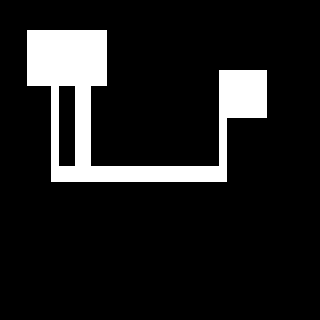

Rendered tile map (Tiled .tmx) drawn with the repository's tilesets; below, a short description and the full map source, tile grids included:
An orthogonal 40x40 tile map with 8x8 px tiles, 1 tile layer (Tile Layer 1).

<map version="1.0" tiledversion="1.0.2" orientation="orthogonal" renderorder="right-down" width="40" height="40" tilewidth="8" tileheight="8" nextobjectid="1">
 <tileset firstgid="1" source="LUMI tileset bw.tsx" />
 <layer name="Tile Layer 1" width="40" height="40" offsetx="3.66667" offsety="6.66667">
  <data encoding="csv">
1,1,1,1,1,1,1,1,1,1,1,1,1,1,1,1,1,1,1,1,1,1,1,1,1,1,1,1,1,1,1,1,1,1,1,1,1,1,1,1,
1,1,1,1,1,1,1,1,1,1,1,1,1,1,1,1,1,1,1,1,1,1,1,1,1,1,1,1,1,1,1,1,1,1,1,1,1,1,1,1,
1,1,1,1,1,1,1,1,1,1,1,1,1,1,1,1,1,1,1,1,1,1,1,1,1,1,1,1,1,1,1,1,1,1,1,1,1,1,1,1,
1,1,1,2,2,2,2,2,2,2,2,2,2,1,1,1,1,1,1,1,1,1,1,1,1,1,1,1,1,1,1,1,1,1,1,1,1,1,1,1,
1,1,1,2,2,2,2,2,2,2,2,2,2,1,1,1,1,1,1,1,1,1,1,1,1,1,1,1,1,1,1,1,1,1,1,1,1,1,1,1,
1,1,1,2,2,2,2,2,2,2,2,2,2,1,1,1,1,1,1,1,1,1,1,1,1,1,1,1,1,1,1,1,1,1,1,1,1,1,1,1,
1,1,1,2,2,2,2,2,2,2,2,2,2,1,1,1,1,1,1,1,1,1,1,1,1,1,1,1,1,1,1,1,1,1,1,1,1,1,1,1,
1,1,1,2,2,2,2,2,2,2,2,2,2,1,1,1,1,1,1,1,1,1,1,1,1,1,1,1,1,1,1,1,1,1,1,1,1,1,1,1,
1,1,1,2,2,2,2,2,2,2,2,2,2,1,1,1,1,1,1,1,1,1,1,1,1,1,1,2,2,2,2,2,2,1,1,1,1,1,1,1,
1,1,1,2,2,2,2,2,2,2,2,2,2,1,1,1,1,1,1,1,1,1,1,1,1,1,1,2,2,2,2,2,2,1,1,1,1,1,1,1,
1,1,1,1,1,1,2,1,1,2,2,1,1,1,1,1,1,1,1,1,1,1,1,1,1,1,1,2,2,2,2,2,2,1,1,1,1,1,1,1,
1,1,1,1,1,1,2,1,1,2,2,1,1,1,1,1,1,1,1,1,1,1,1,1,1,1,1,2,2,2,2,2,2,1,1,1,1,1,1,1,
1,1,1,1,1,1,2,1,1,2,2,1,1,1,1,1,1,1,1,1,1,1,1,1,1,1,1,2,2,2,2,2,2,1,1,1,1,1,1,1,
1,1,1,1,1,1,2,1,1,2,2,1,1,1,1,1,1,1,1,1,1,1,1,1,1,1,1,2,2,2,2,2,2,1,1,1,1,1,1,1,
1,1,1,1,1,1,2,1,1,2,2,1,1,1,1,1,1,1,1,1,1,1,1,1,1,1,1,2,1,1,1,1,1,1,1,1,1,1,1,1,
1,1,1,1,1,1,2,1,1,2,2,1,1,1,1,1,1,1,1,1,1,1,1,1,1,1,1,2,1,1,1,1,1,1,1,1,1,1,1,1,
1,1,1,1,1,1,2,1,1,2,2,1,1,1,1,1,1,1,1,1,1,1,1,1,1,1,1,2,1,1,1,1,1,1,1,1,1,1,1,1,
1,1,1,1,1,1,2,1,1,2,2,1,1,1,1,1,1,1,1,1,1,1,1,1,1,1,1,2,1,1,1,1,1,1,1,1,1,1,1,1,
1,1,1,1,1,1,2,1,1,2,2,1,1,1,1,1,1,1,1,1,1,1,1,1,1,1,1,2,1,1,1,1,1,1,1,1,1,1,1,1,
1,1,1,1,1,1,2,1,1,2,2,1,1,1,1,1,1,1,1,1,1,1,1,1,1,1,1,2,1,1,1,1,1,1,1,1,1,1,1,1,
1,1,1,1,1,1,2,2,2,2,2,2,2,2,2,2,2,2,2,2,2,2,2,2,2,2,2,2,1,1,1,1,1,1,1,1,1,1,1,1,
1,1,1,1,1,1,2,2,2,2,2,2,2,2,2,2,2,2,2,2,2,2,2,2,2,2,2,2,1,1,1,1,1,1,1,1,1,1,1,1,
1,1,1,1,1,1,1,1,1,1,1,1,1,1,1,1,1,1,1,1,1,1,1,1,1,1,1,1,1,1,1,1,1,1,1,1,1,1,1,1,
1,1,1,1,1,1,1,1,1,1,1,1,1,1,1,1,1,1,1,1,1,1,1,1,1,1,1,1,1,1,1,1,1,1,1,1,1,1,1,1,
1,1,1,1,1,1,1,1,1,1,1,1,1,1,1,1,1,1,1,1,1,1,1,1,1,1,1,1,1,1,1,1,1,1,1,1,1,1,1,1,
1,1,1,1,1,1,1,1,1,1,1,1,1,1,1,1,1,1,1,1,1,1,1,1,1,1,1,1,1,1,1,1,1,1,1,1,1,1,1,1,
1,1,1,1,1,1,1,1,1,1,1,1,1,1,1,1,1,1,1,1,1,1,1,1,1,1,1,1,1,1,1,1,1,1,1,1,1,1,1,1,
1,1,1,1,1,1,1,1,1,1,1,1,1,1,1,1,1,1,1,1,1,1,1,1,1,1,1,1,1,1,1,1,1,1,1,1,1,1,1,1,
1,1,1,1,1,1,1,1,1,1,1,1,1,1,1,1,1,1,1,1,1,1,1,1,1,1,1,1,1,1,1,1,1,1,1,1,1,1,1,1,
1,1,1,1,1,1,1,1,1,1,1,1,1,1,1,1,1,1,1,1,1,1,1,1,1,1,1,1,1,1,1,1,1,1,1,1,1,1,1,1,
1,1,1,1,1,1,1,1,1,1,1,1,1,1,1,1,1,1,1,1,1,1,1,1,1,1,1,1,1,1,1,1,1,1,1,1,1,1,1,1,
1,1,1,1,1,1,1,1,1,1,1,1,1,1,1,1,1,1,1,1,1,1,1,1,1,1,1,1,1,1,1,1,1,1,1,1,1,1,1,1,
1,1,1,1,1,1,1,1,1,1,1,1,1,1,1,1,1,1,1,1,1,1,1,1,1,1,1,1,1,1,1,1,1,1,1,1,1,1,1,1,
1,1,1,1,1,1,1,1,1,1,1,1,1,1,1,1,1,1,1,1,1,1,1,1,1,1,1,1,1,1,1,1,1,1,1,1,1,1,1,1,
1,1,1,1,1,1,1,1,1,1,1,1,1,1,1,1,1,1,1,1,1,1,1,1,1,1,1,1,1,1,1,1,1,1,1,1,1,1,1,1,
1,1,1,1,1,1,1,1,1,1,1,1,1,1,1,1,1,1,1,1,1,1,1,1,1,1,1,1,1,1,1,1,1,1,1,1,1,1,1,1,
1,1,1,1,1,1,1,1,1,1,1,1,1,1,1,1,1,1,1,1,1,1,1,1,1,1,1,1,1,1,1,1,1,1,1,1,1,1,1,1,
1,1,1,1,1,1,1,1,1,1,1,1,1,1,1,1,1,1,1,1,1,1,1,1,1,1,1,1,1,1,1,1,1,1,1,1,1,1,1,1,
1,1,1,1,1,1,1,1,1,1,1,1,1,1,1,1,1,1,1,1,1,1,1,1,1,1,1,1,1,1,1,1,1,1,1,1,1,1,1,1,
1,1,1,1,1,1,1,1,1,1,1,1,1,1,1,1,1,1,1,1,1,1,1,1,1,1,1,1,1,1,1,1,1,1,1,1,1,1,1,1
</data>
 </layer>
</map>
